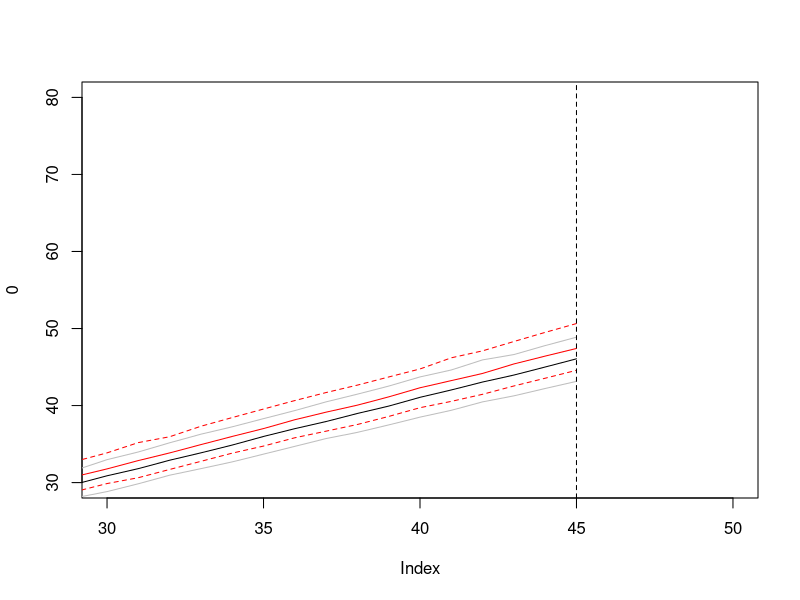
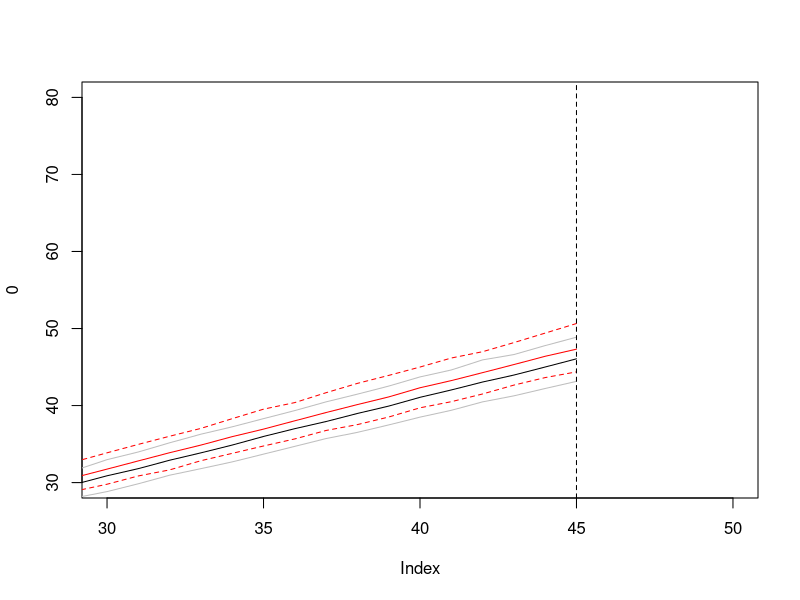
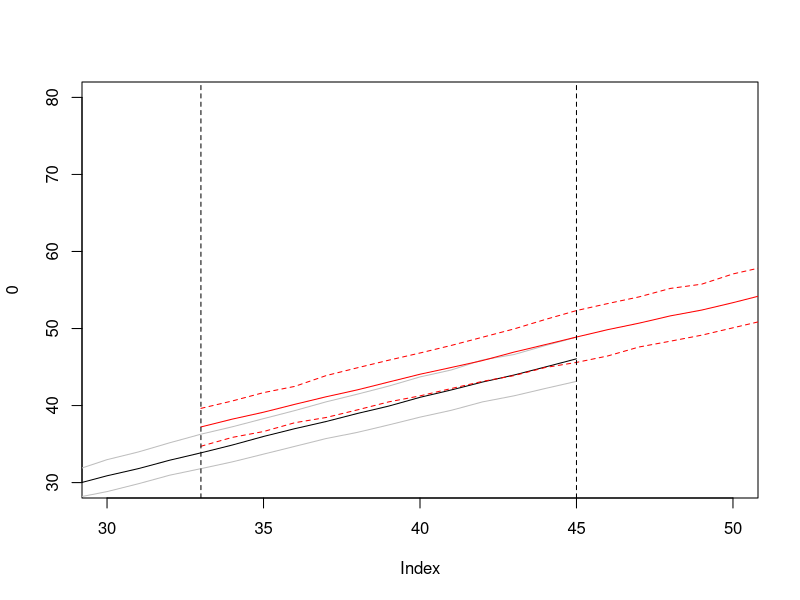

Recreate these plots in R, in order. (Note: this script raises an error after producing the figures.)
library(lme4)
library(merTools)

library(rstudioapi)
setwd(dirname(getActiveDocumentContext()$path))


data = read.csv("./dataset/all_plots.csv", stringsAsFactors = FALSE)

DBHdata = data[1:9]
DBHdata = DBHdata[!is.na(DBHdata$DBH.year.6), ]
DBHdata = DBHdata[!is.na(DBHdata$DBH.year.0), ]
DBHdata$Treatment = factor(DBHdata$Treatment)
DBHdata$Large = factor(DBHdata$Large)

DBHdatarm = DBHdata[DBHdata$DBH.year.6/DBHdata$DBH.year.0 < 1.25 & DBHdata$DBH.year.6/DBHdata$DBH.year.0 > 0.9 & DBHdata$DBH.year.0 < 80, ]

DBHdatarm$InGap = (DBHdatarm$Treatment == "T2: Radial" & DBHdatarm$Large == "Yes")
DBHdatarm$InGap = factor(DBHdatarm$InGap)

mixed2.0 = lmer(log(DBH.year.6)~log(DBH.year.0)+Treatment+InGap+log(DBH.year.0):InGap+(1|Plot), data = DBHdatarm)



# Predict Control
X <- data.frame('DBH.year.0'=1:45,
                'InGap'=FALSE,
                'Plot'=3,
                'Treatment'='Control')

PI <- predictInterval(merMod = mixed2.0, newdata = X,
                      level = 0.95, n.sims = 1000,
                      stat = "median", type="linear.prediction",
                      include.resid.var = TRUE)

# Plot Control vs. T1 (Not large trees)
X_T1 <- data.frame('DBH.year.0'=1:45,
                'InGap'=FALSE,
                'Plot'=3,
                'Treatment'='T1: Gap')

PI_2 <- predictInterval(merMod = mixed2.0, newdata = X_T1,
                        level = 0.95, n.sims = 1000,
                        stat = "median", type="linear.prediction",
                        include.resid.var = TRUE)

plot(0, xlim=c(30,50), ylim=c(30,80))
lines(1:45, exp(PI$fit), type='l')
lines(1:45, exp(PI$upr), type='l', col='grey')
lines(1:45, exp(PI$lwr), type='l', col='grey')

lines(1:45, exp(PI_2$fit), type='l', col='red', cex=4)
lines(1:45, exp(PI_2$upr), type='l', lty='dashed', col='red')
lines(1:45, exp(PI_2$lwr), type='l', lty='dashed', col='red')
abline(v=45, lty='dashed')

# Plot control vs T2 (Not large trees)
X_T2 <- data.frame('DBH.year.0'=1:45,
                   'InGap'=FALSE,
                   'Plot'=3,
                   'Treatment'='T2: Radial')

PI_2 <- predictInterval(merMod = mixed2.0, newdata = X_T1,
                        level = 0.95, n.sims = 1000,
                        stat = "median", type="linear.prediction",
                        include.resid.var = TRUE)

plot(0, xlim=c(30,50), ylim=c(30,80))
lines(1:45, exp(PI$fit), type='l')
lines(1:45, exp(PI$upr), type='l', col='grey')
lines(1:45, exp(PI$lwr), type='l', col='grey')

lines(1:45, exp(PI_2$fit), type='l', col='red', cex=4)
lines(1:45, exp(PI_2$upr), type='l', lty='dashed', col='red')
lines(1:45, exp(PI_2$lwr), type='l', lty='dashed', col='red')
abline(v=45, lty='dashed')


# Plot control vs. in-gap

X_ingap <- data.frame('DBH.year.0'=33:70,
                      'InGap'=TRUE,
                      'Plot'=3,
                      'Treatment'='T2: Radial')

PI_2 <- predictInterval(merMod = mixed2.0, newdata = X_ingap,
                              level = 0.95, n.sims = 1000,
                              stat = "median", type="linear.prediction",
                              include.resid.var = TRUE)

plot(0, xlim=c(30,50), ylim=c(30,80))
lines(1:45, exp(PI$fit), type='l')
lines(1:45, exp(PI$upr), type='l', col='grey')
lines(1:45, exp(PI$lwr), type='l', col='grey')

lines(33:70, exp(PI_2$fit), type='l', col='red', cex=4)
lines(33:70, exp(PI_2$upr), type='l', lty='dashed', col='red')
lines(33:70, exp(PI_2$lwr), type='l', lty='dashed', col='red')
abline(v=33, lty='dashed')
abline(v=45, lty='dashed')
      
summary(DBHdatarm[DBHdatarm$Large=='Yes', 'DBH.year.6'])
summary(DBHdatarm[DBHdatarm$Large=='No', 'DBH.year.6'])

alpha <- coef(mixed2.0)$Plot[,'(Intercept)']
summary(alpha)
exp(coef(mixed2.0)$Plot)

bootMer()
